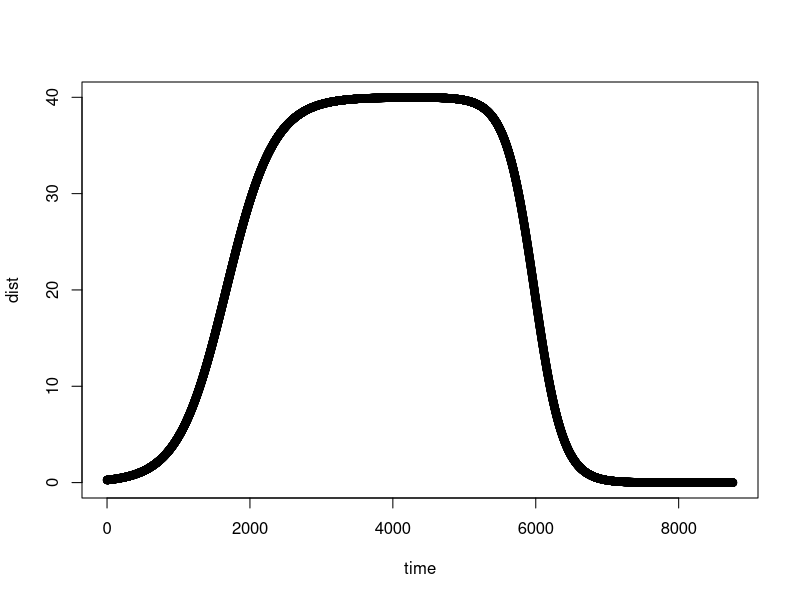

Generate this figure with R:
#Script to generate light levels for mysis dvm model. 
setwd("/Users/Nick/mysisModeling")

thermoclineDist = function(t){
  maxThermDepth = 40
  if (t < (2190*2)) { #Winter + Spring
    n1 = .003
    n2 = -5
    x = t 
    dist = (maxThermDepth)/(1 + exp(-(n2 + n1*x)))   
  } else { #Summer+ fall
    n1 = .005
    n2 = -8
    x = t - (2190*2)
    dist = (-maxThermDepth)/(1 + exp(-(n2 + n1*x))) + maxThermDepth
  }
  return(dist)
}

time  = 0:(365*24) 
dist = c()

for (t in time){ dist = c(dist, thermoclineDist(t)) }


data = cbind(time, dist)
write.csv(data, "thermoclineDepths.csv", row.names=FALSE)

head(data)
plot(time,dist)
